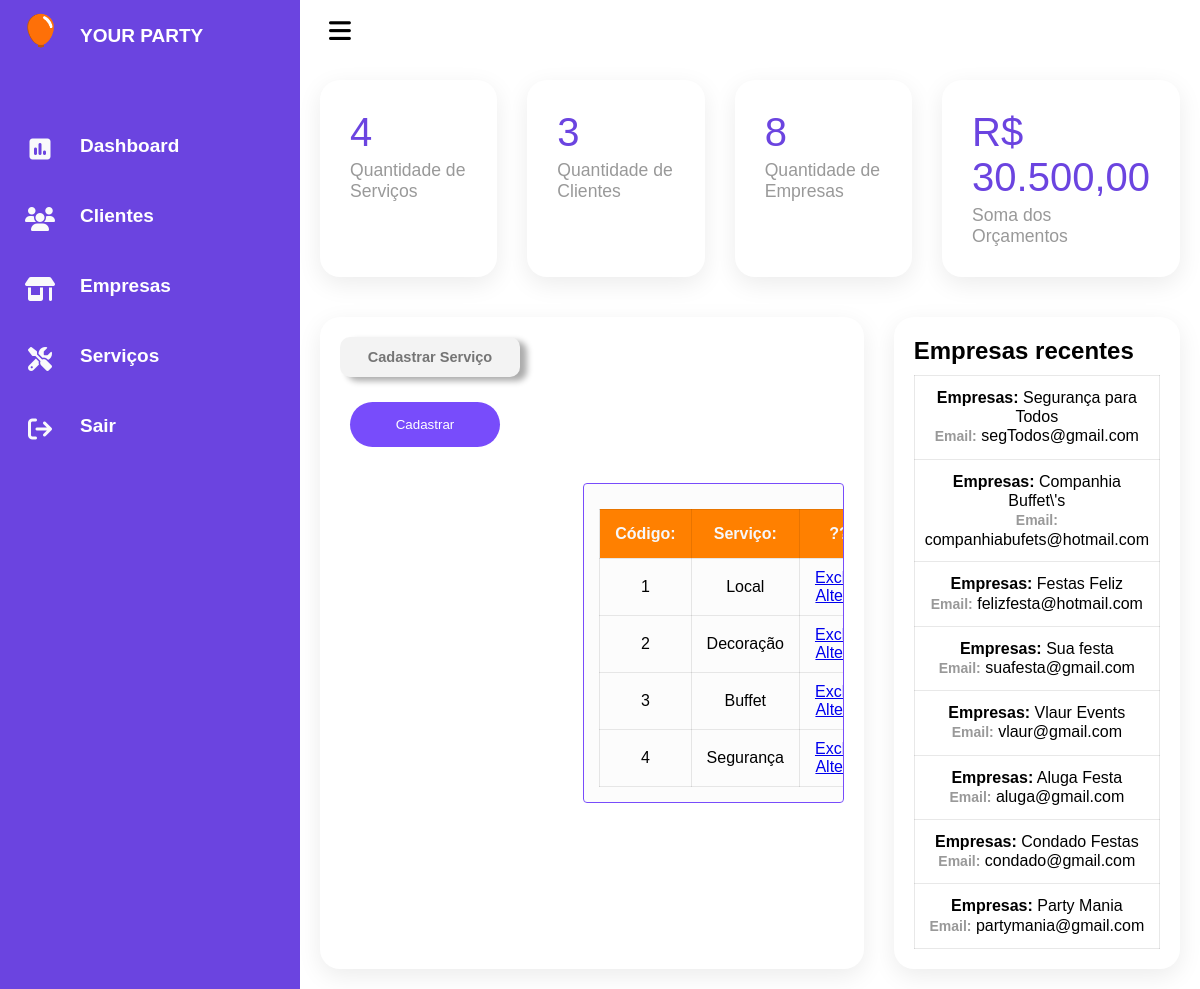
The page /Adm/Servicos.php on the database its author committed.
### tables this page shows
CREATE TABLE `tbservico` (
  `idServico` int(11) NOT NULL,
  `nomeServico` varchar(80) NOT NULL
);

CREATE TABLE `tbempresa` (
  `idEmpresa` int(11) NOT NULL,
  `nomeEmpresa` varchar(80) NOT NULL,
  `cnpjEmpresa` varchar(30) NOT NULL,
  `enderecoEmpresa` varchar(80) NOT NULL,
  `numeroEmpresa` varchar(10) NOT NULL,
  `cidadeEmpresa` varchar(80) NOT NULL,
  `bairroEmpresa` varchar(80) NOT NULL,
  `cepEmpresa` varchar(20) NOT NULL,
  `estadoEmpresa` varchar(80) NOT NULL,
  `fotoEmpresa` varchar(200) NOT NULL,
  `emailEmpresa` varchar(100) NOT NULL,
  `senhaEmpresa` varchar(100) NOT NULL
);

### Adm/Servicos.php (the view, shortened to what this page needs)
<?php
    include("Conexao.php");
    $stmt = $pdo->prepare("SELECT count(idCliente) FROM tbCliente");
	$stmt ->execute();
    $row = $stmt ->fetch(PDO::FETCH_NUM);
    $stmt2 = $pdo->prepare("SELECT count(idServico) FROM tbServico");
	$stmt2 ->execute();
    $row2 = $stmt2 ->fetch(PDO::FETCH_NUM);
    $stmt3 = $pdo->prepare("SELECT count(idEmpresa) FROM tbEmpresa");
	$stmt3 ->execute();
    $row3 = $stmt3 ->fetch(PDO::FETCH_NUM);
    $stmt4 = $pdo->prepare("SELECT sum(valorOrcamentoEvento) FROM tborcamentoevento");
	$stmt4 ->execute();
    $row4 = $stmt4 ->fetch(PDO::FETCH_NUM);
?>
<!DOCTYPE html>
<html lang="pt-br">
<head>
    <link rel="stylesheet" href="assets/css/style.css">
    <link rel="stylesheet" href="https://cdnjs.cloudflare.com/ajax/libs/font-awesome/5.15.1/css/all.min.css" />
    <link rel="stylesheet" href="https://cdnjs.cloudflare.com/ajax/libs/font-awesome/5.15.4/css/all.min.css">
    <link rel="stylesheet" href="https://cdnjs.cloudflare.com/ajax/libs/font-awesome/6.1.1/css/all.min.css" />
    <link rel="stylesheet" href="https://unpkg.com/swiper/swiper-bundle.min.css" />
    <link rel="stylesheet" href="https://cdn.jsdelivr.net/npm/boxicons@latest/css/boxicons.min.css">
</head>
<body>
    <div class="container">
        <div class="navigation">
            <ul>
                <li>
                    <a href="#">
                        <div class="icon">
                            <img src="../privateWork/pages/dashboard/assets/img/balão.png" width="35px" heigh="35px">
                        </div>
                        <span class="title">YOUR PARTY</span>
                    </a>
                </li>
                <li>
                    <a href="./index-adm.php">
                        <span class="icon">
                            <i class="fa-solid fa-square-poll-vertical"></i>
                        </span>
                        <span class="title">Dashboard</span>
                    </a>
                </li>
                <li>
                    <a href="./Cliente.php">
                        <span class="icon">
                            <i class="fa-solid fa-users"></i>
                        </span>
                        <span class="title">Clientes
                        </span>
                    </a>
                </li>
                <li>
                    <a href="./Empresa.php">
                        <span class="icon">
                            <i class="fa-solid fa-shop"></i>
                        </span>
                        <span class="title">
                            Empresas
                        </span>
                    </a>
                </li>
                <li>
                    <a href="./Servicos.php">
                        <span class="icon">
                            <i class="fa-solid fa-screwdriver-wrench"></i>
                        </span>
                        <span class="title">
                            Serviços
                        </span>
                    </a>
                </li>
                <li>
                    <a href="./index.php">
                        <span class="icon">
                            <i class="fa fa-sign-out" aria-hidden="true"></i>
                        </span>
                        <span class="title">Sair</span>
                    </a>
                </li>
            </ul>
        </div>
        <div class="main">
            <div class="topbar">
                <div class="toggle">
                    <i class="fa-solid fa-bars"></i>
                </div>
            </div>
            <div class="cardBox">
            <div class="card">
                    <div>
                        <div class="numbers"><?php echo $row2[0] ?></div>
                        <div class="cardName">Quantidade de Serviços</div>
                    </div>
                </div>
                <div class="card">
                    <div>
                        <div class="numbers"><?php echo $row[0] ?></div>
                        <div class="cardName">Quantidade de Clientes</div>
                    </div>
                </div>
                <div class="card">
                    <div>
                        <div class="numbers"> <?php echo $row3[0]?></div>
                        <div class="cardName">Quantidade de Empresas</div>
                    </div>
                </div>
                <div class="card">
                    <div>
                        <div class="numbers">R$ <?php echo number_format($row4[0], 2, ",", ".") ?></div>
                        <div class="cardName">Soma dos Orçamentos</div>
                    </div>
                </div>
            </div>
            <div class="details">
                <div class="recentOrders">
                    <div class="cardHeader">
                    <div>
                        <form action="./crud/servico-inserir.php" method="post">
                            <input type="text" name="txServico" id="txServico" placeholder="Cadastrar Serviço" value="<?php echo @$_GET['servico'];?>">
                            <button type="submit">
                                Cadastrar
                            </button>
                        </form>
                    </div>
                    <div class="table_responsive">
            <table>
                <thead>
                    <tr>
                        <th> Código: </th>
                        <th> Serviço: </th>
                        <th> ?? </th>
                    </tr>
                </thead>
                <tbody>
                    <?php
                     $stmt5 = $pdo->prepare("SELECT * FROM tbServico");
                     $stmt5 ->execute();
                    while($row5 = $stmt5 ->fetch(PDO::FETCH_BOTH)) { ?>
                        <tr>
                            <td> <?php echo $row5[0] ?> </td>
                            <td> <?php echo $row5[1] ?> </td>
                            <td>
                                <?php echo "<a href='./crud/servico-excluir.php?id=$row5[0]'>Excluir</a>" ?>
                                <?php echo "<a href='./crud/servico-alteracao.php'>Alterar</a>" ?>
                            </td>
                        </tr>
                    <?php } ?>
                </tbody>
            </table>
        </div>
                    </div>
                </div>
                <div class="recentCustomers">
                    <div class="cardHeader">
                        <h2>Empresas recentes</h2>
                    </div>
                    <table>
                    <?php
                        $stmt5 = $pdo->prepare("SELECT nomeEmpresa,emailEmpresa FROM tbEmpresa
                        ORDER BY idEmpresa DESC");
						$stmt5 ->execute();
                        while($row5 = $stmt5 ->fetch(PDO::FETCH_BOTH)){
                            echo ('<tr>');
                                echo '<td>';
                                    echo '<b><h4>Empresas:</b> '. $row5[0]. '<br> <b><span>Email:</b> '. $row5[1].'</span></h4>';
                                echo '</td>';
                            echo ('</tr>');
						}
                    ?>
                    </table>
                </div>
            </div>
        </div>
    </div>
</body>
</html>

### rows shown on the page
tbservico: idServico "1", nomeServico "Local"
tbservico: idServico "2", nomeServico "Decoração"
tbservico: idServico "3", nomeServico "Buffet"
tbservico: idServico "4", nomeServico "Segurança"
tbempresa: nomeEmpresa "Segurança para Todos", emailEmpresa "segTodos@gmail.com"
tbempresa: nomeEmpresa "Companhia Buffet\\'s", emailEmpresa "companhiabufets@hotmail.com"
tbempresa: nomeEmpresa "Festas Feliz", emailEmpresa "felizfesta@hotmail.com"
tbempresa: nomeEmpresa "Sua festa", emailEmpresa "suafesta@gmail.com"
tbempresa: nomeEmpresa "Vlaur Events", emailEmpresa "vlaur@gmail.com"
tbempresa: nomeEmpresa "Aluga Festa", emailEmpresa "aluga@gmail.com"
tbempresa: nomeEmpresa "Condado Festas", emailEmpresa "condado@gmail.com"
tbempresa: nomeEmpresa "Party Mania", emailEmpresa "partymania@gmail.com"

### other values the page prints
$row2[0] "4"
$row[0] "3"
$row3[0] "8"
$row4[0] "30.500,00"
